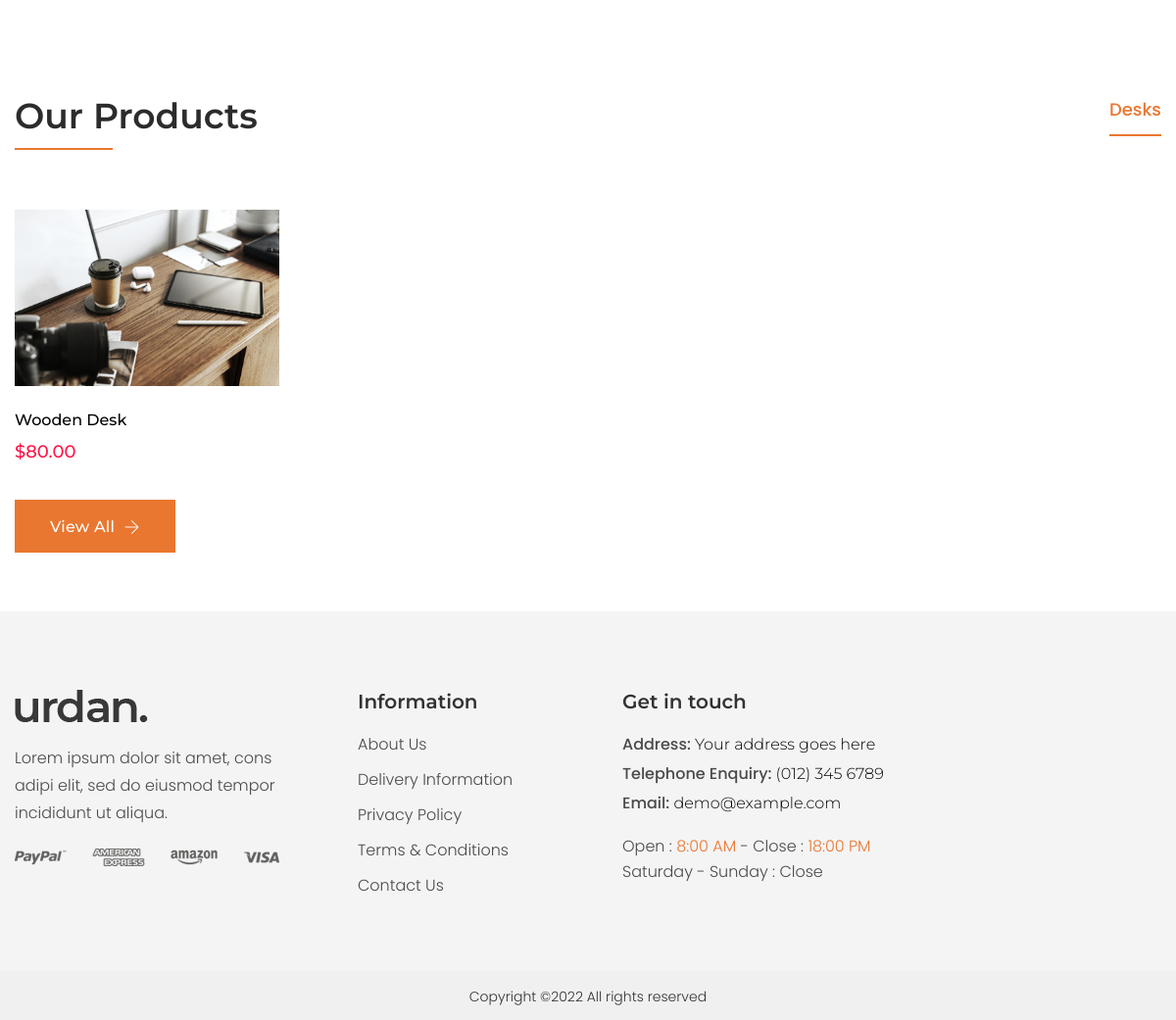
The app's page / (lower part), older data.
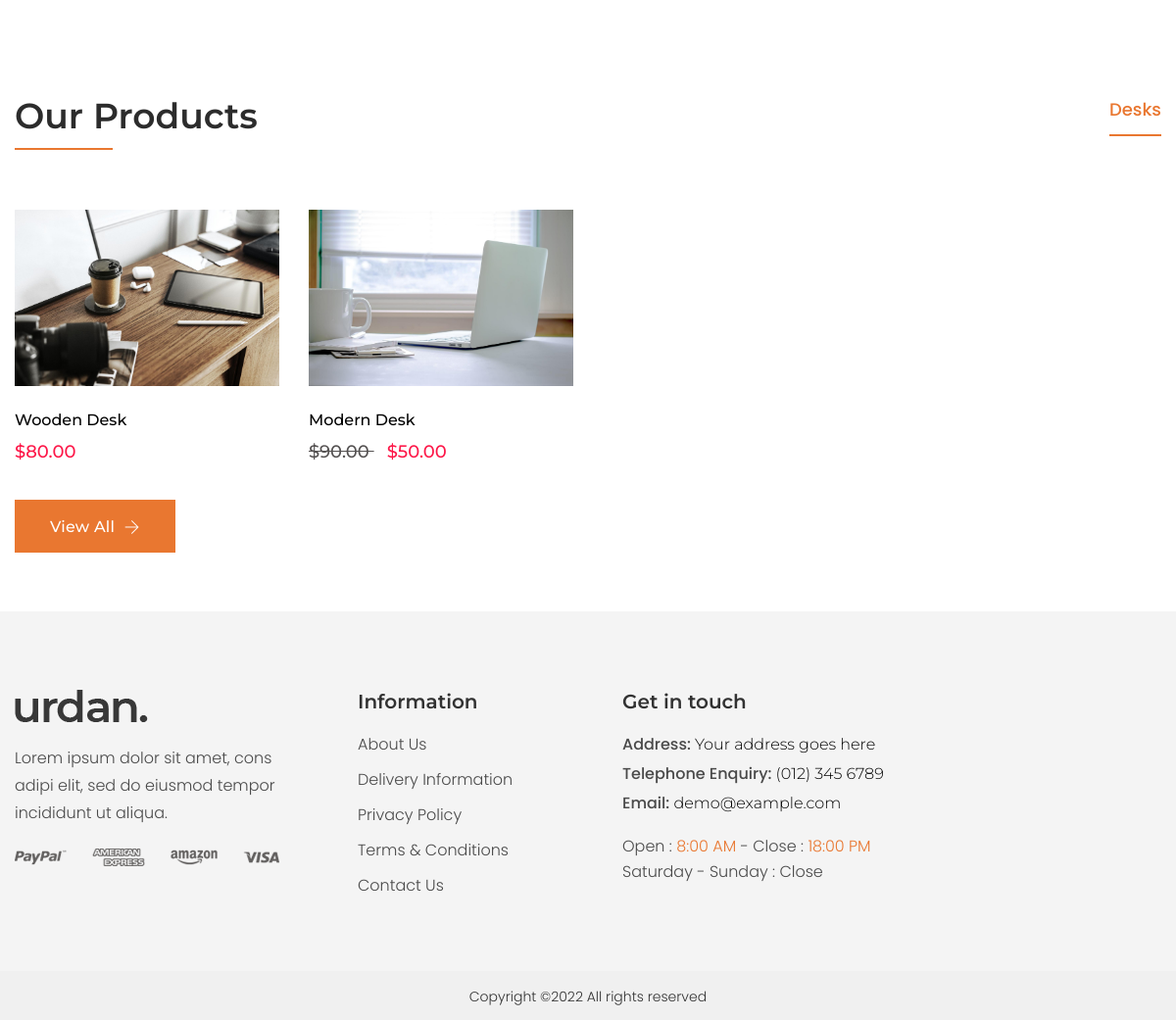
The same page, newer data.
### category/models.py (models this page shows, shortened)
class Category(models.Model):
    category_name = models.CharField(max_length=100, unique=True)
    slug = models.SlugField(max_length=100, unique=True)
    description = models.TextField(max_length=1000, blank=True)
    class Meta:
        verbose_name = 'Category'
        verbose_name_plural = 'Categories'
    def __str__(self):
        return self.category_name

### store/models.py (models this page shows, shortened)
class Product(models.Model):
    product_name = models.CharField(max_length=200, unique=True)
    slug = models.SlugField(max_length=200, unique=True)
    category = models.ForeignKey(Category, on_delete=models.CASCADE)
    main_image_alt = models.CharField(max_length=2000, null=True, blank=True)
    description = HTMLField(max_length=7500, blank=True)
    price = models.DecimalField(max_digits=7, decimal_places=2)
    sale_price = models.DecimalField(max_digits=7, decimal_places=2, blank=True, null=True)
    main_image = models.ImageField(upload_to='photos/products')
    stock = models.IntegerField(blank=True, null=True)
    is_available = models.BooleanField(default=True)
    created_date =  models.DateTimeField(auto_now_add=True)
    modified_date = models.DateTimeField(auto_now=True)
    num_sold = models.IntegerField(default=0)
    def get_url(self):
        return reverse('product_detail', args=[self.category.slug, self.slug])

### ecommerce_demo/views.py (the view)
# urls.py: 2. Add a URL to urlpatterns:  path('', views.home, name='home')
def home(request):
    products = Product.objects.all().filter(is_available=True)
    categories = Category.objects.all()
    context = {
        'products': products,
        'categories': categories,
    }
    return render(request, 'home.html', context=context)

### templates/home.html (shortened to what this page needs)
{% extends 'base.html' %}
{% load static %}
{% block content %}
        <div class="service-area pb-70">
            <div class="container">
                <div class="row">
                </div>
            </div>
        </div>
        <div class="product-area pb-60">
            <div class="container">
                <div class="section-title-tab-wrap mb-75">
                    <div class="section-title-2" data-aos="fade-up" data-aos-delay="200">
                        <h2>Our Products</h2>
                    </div>
                    <div class="tab-style-1 nav" data-aos="fade-up" data-aos-delay="400">
                        {% for category in categories %}
                        <a class="{% if forloop.counter == 1 %}active{% endif %}" href="{{category}}" data-bs-toggle="tab"> {{category}} </a>
                        {% endfor %}
                    </div>
                </div>
                <div class="tab-content jump">
                    {% for category in categories %}
                    <div id="{{category}}" class="tab-pane {% if forloop.counter == 1 %}active{% endif %}">
                        <div class="row">
                            {% for product in products %}
                            {% if product.category == category and forloop.counter < 10 %}
                            <div class="col-lg-3 col-md-4 col-sm-6 col-12">
                                <div class="product-wrap mb-35" data-aos="fade-up" data-aos-delay="200">
                                    <div class="product-img img-zoom mb-25">
                                        <a href="{{product.get_url}}">
                                            <img src="{{product.main_image.url}}" alt="{{product.main_image_alt}}">
                                        </a>
                                    </div>
                                    <div class="product-content">
                                        <h3><a href="{{product.get_url}}">{{product.product_name}}</a></h3>
                                        <div class="product-price">
                                            {% if product.sale_price %}
                                <span class="old-price">${{product.price}} </span>
                                <span class="new-price">${{product.sale_price}}</span>
                                {% else %}
                                <span class="new-price">${{product.price}}</span>
                                {% endif %}
                                        </div>
                                    </div>
                                </div>
                            </div>
                            {% endif %}
                            {% endfor %}
                        </div>
                    </div>
                    <div class="slider-btn btn-hover">
                        <a href="{% url 'shop_category' category.slug %}" class="btn animated">
                            View All  <i class=" ti-arrow-right "></i>
                        </a>
                    </div>
                    {% endfor %}
                </div>
            </div>
        </div>
{% endblock content %}

Row changes from the older to the newer data that the page shows:
added Product: main_image (picture), product_name "Modern Desk", price "90.00", sale_price "50.00"
